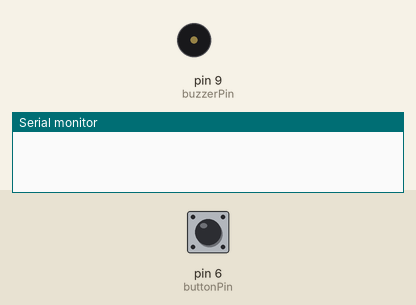
Recording of a sketch running on a simulated Arduino Uno, built with avr-gcc and run on an emulated ATmega328P. On the bench: buzzer (waves = sounding), the last lines printed to the serial monitor. The inputs (shaded band) are chosen by the test bench; at power-on: pin 6 (buttonPin) HIGH.

Above: at 1.2 s.
1.3 s: pin 6 (buttonPin) pulled LOW for 0.15 s
At 1.37 s:
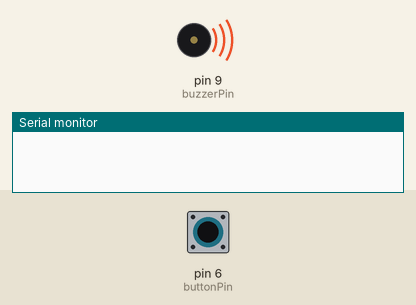
2.9 s: pin 6 (buttonPin) pulled LOW for 1 s
At 4.7 s:
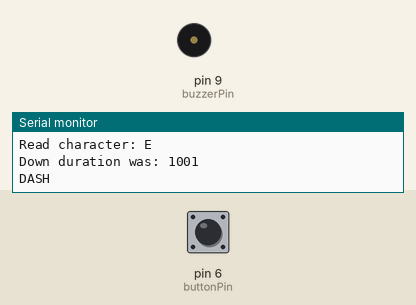
6.4 s: pin 6 (buttonPin) pulled LOW for 3.2 s
At 7.8 s:
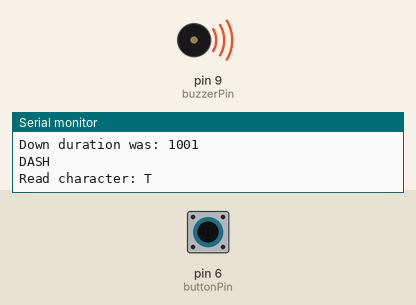
12.1 s: pin 6 (buttonPin) pulsed LOW 2 times (0.12 s each, 0.3 s apart)
At 12.31 s:
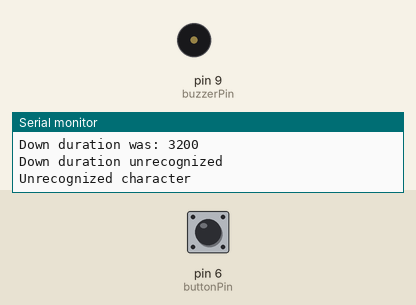
Timing chart, 0 to 15.1 s (numbered marks = the images above; inputs shaded):
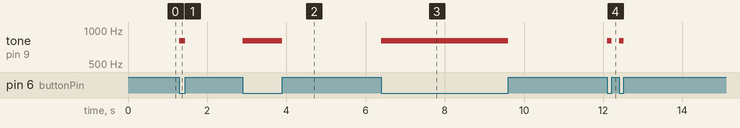

The sketch:

learn_morse.ino
```cpp
#include <LiquidCrystal.h>


/* the duration of a dot is the reference unit of time
 * dash is three times the duration of a dot
 * time between dots and dashes within a character is the duration of a dot
 * time between character is three times the duration of a dot
 * time between words must be seven times the duration of a dot
 */

const char CLEAR = 0;
const char DOT = 1;
const char DASH = 2;
const char alphabet[26][6]{
  { 'A', DOT, DASH, CLEAR, CLEAR, CLEAR },
  { 'B', DASH, DOT, DOT, DOT, CLEAR },
  { 'C', DASH, DOT, DASH, DOT, CLEAR },
  { 'D', DASH, DOT, DOT, CLEAR, CLEAR },
  { 'E', DOT, CLEAR, CLEAR, CLEAR, CLEAR },
  { 'F', DOT, DOT, DASH, DOT, CLEAR },
  { 'G', DASH, DASH, DOT, CLEAR, CLEAR },
  { 'H', DOT, DOT, DOT, DOT, CLEAR },
  { 'I', DOT, DOT, CLEAR, CLEAR, CLEAR },
  { 'J', DOT, DASH, DASH, DASH, CLEAR },
  { 'K', DASH, DOT, DASH, CLEAR, CLEAR },
  { 'L', DOT, DASH, DOT, DOT, CLEAR },
  { 'M', DASH, DASH, CLEAR, CLEAR, CLEAR },
  { 'N', DASH, DOT, CLEAR, CLEAR, CLEAR },
  { 'O', DASH, DASH, DASH, CLEAR, CLEAR },
  { 'P', DOT, DASH, DASH, DOT, CLEAR },
  { 'Q', DASH, DASH, DOT, DASH, CLEAR },
  { 'R', DOT, DASH, DOT, CLEAR, CLEAR },
  { 'S', DOT, DOT, DOT, CLEAR, CLEAR },
  { 'T', DASH, CLEAR, CLEAR, CLEAR, CLEAR },
  { 'U', DOT, DOT, DASH, CLEAR, CLEAR },
  { 'V', DOT, DOT, DOT, DASH, CLEAR },
  { 'W', DOT, DASH, DASH, CLEAR, CLEAR },
  { 'X', DASH, DOT, DOT, DASH, CLEAR },
  { 'Y', DASH, DOT, DASH, DASH, CLEAR },
  { 'Z', DASH, DASH, DOT, DOT, CLEAR }
};

const unsigned long dotDuration = 500;  // duration [ms] of a dot; basic time unit
const unsigned long tolerance = 400;    // duration that dash, dot or gap may deviate from the ideal length in order to still be recognized
const unsigned long dashDuration = 2 * dotDuration;
const unsigned long shortGap = dotDuration;
const unsigned long mediumGap = 3 * dotDuration;
const unsigned long longGap = 7 * dotDuration;

// current state of the button
enum State {
  UP = 0,
  DOWN = 1
} state;

// time index of the last button state change (from up to down or down to up)
unsigned long lastChange;

// duration of the last button press
unsigned long downDuration;

// dash-dot-sequence of the current character
char character[5];

// index of the next dot/dash in the current character
int characterIndex;

// the next thing to do
enum Action {
  START = 0,
  READ_DASHDOT = 1,
  READ_CHARACTER = 2,
  READ_WORD = 3
} action;

// pin to which the button is connected
int buttonPin = 6;
// pin to which the buzzer is connected
int buzzerPin = 9;

LiquidCrystal lcd(12, 11, 5, 4, 3, 2);

void setup() {
  Serial.begin(9600);

  // lcd.begin(16, 2);

  pinMode(buttonPin, INPUT_PULLUP);

  state = UP;
  characterIndex = 0;
  downDuration = 0;
  lastChange = 0;
  action = START;
}

// reset the dash-dot-sequence of the current character
void clearCharacter() {
  characterIndex = 0;
  for (int i = 0; i < 5; ++i) {
    character[i] = CLEAR;
  }
}

// determine the next dash or dot in the dash-dot sequence of the current character
void readDashDot() {
  Serial.print("Down duration was: ");
  Serial.println(downDuration);

  if (downDuration >= dashDuration - tolerance && downDuration < dashDuration + tolerance) {
    character[characterIndex] = DASH;
    Serial.println("DASH");
    characterIndex++;
  } else if (downDuration >= dotDuration - tolerance && downDuration < dotDuration + tolerance) {
    character[characterIndex] = DOT;
    Serial.println("DOT");
    characterIndex++;
  } else {
    Serial.println("Down duration unrecognized");
  }
}

// interpret the current dash-dot-sequence as a character
char readCharacter() {
  bool found;
  for (int i = 0; i < 26; ++i) {
    found = true;
    for (int j = 0; found && j < 5; ++j) {
      if (character[j] != alphabet[i][j + 1]) {
        found = false;
      }
    }
    if (found) {
      return alphabet[i][0];
    }
  }
  return 0;
}

void loop() {
  State newState = digitalRead(buttonPin) ? UP : DOWN;

  // if the button is pressed, play a tone
  if (newState == DOWN) {
    tone(buzzerPin, 800);
  } else {
    noTone(buzzerPin);
  }

  if (newState == state) {
    if (newState == UP) {
      // calculate the the time the button has been in UP state
      unsigned long upDuration = (millis() - lastChange);

      if (action == READ_DASHDOT && upDuration >= shortGap - tolerance && upDuration < shortGap + tolerance) {
        readDashDot();
        action = READ_CHARACTER;
      } else if (action == READ_CHARACTER && upDuration >= mediumGap - tolerance && upDuration < mediumGap + tolerance) {
        char c = readCharacter();
        if (c != 0) {
          // a valid character has been recognized
          Serial.print("Read character: ");
          Serial.println(c);
          lcd.print(c);
        } else {
          Serial.println("Unrecognized character");
        }
        clearCharacter();
        action = READ_WORD;
      } else if (action == READ_WORD && upDuration >= longGap - tolerance && upDuration < longGap + tolerance) {
        Serial.println("Read next word");
        lcd.print(' ');
        action = READ_DASHDOT;
      }
    } else {
      downDuration = (millis() - lastChange);
    }
  } else {
    if (state == UP && newState == DOWN) {
      downDuration = 0;
    }
    lastChange = millis();
    state = newState;
    action = READ_DASHDOT;
  }
}
```

Measured:
- after the input at 1.3 s, tone on pin 9 (buzzerPin): silent → 800 Hz at once, → silent 0.15 s later
- after the input at 2.9 s, tone on pin 9 (buzzerPin): silent → 800 Hz at once, → silent 1.0 s later
- after the input at 6.4 s, tone on pin 9 (buzzerPin): silent → 800 Hz at once, → silent 3.2 s later
- after the input at 12.1 s, tone on pin 9 (buzzerPin): alternates 800 Hz for 0.12 s and silent for 0.18 s, 4 changes in all, then stays silent, starting at once
